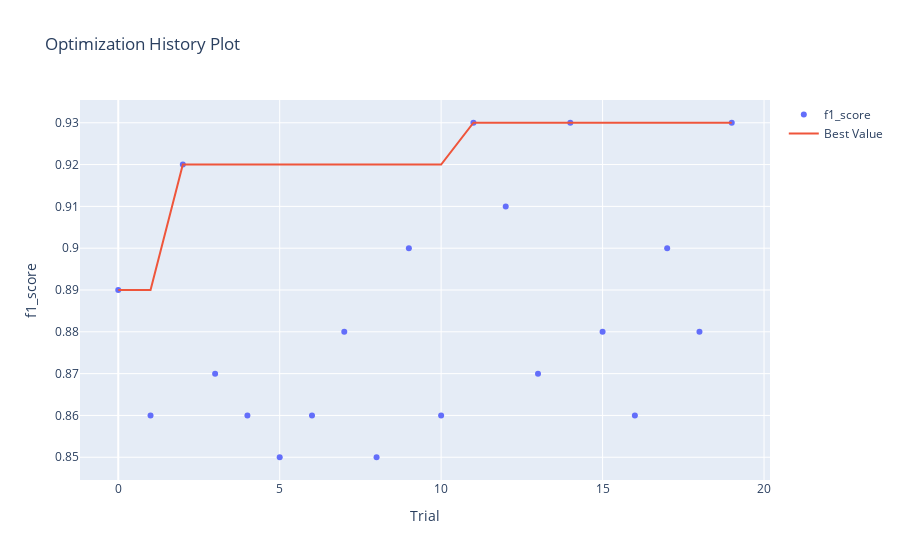

Notebook code for this chart:
### Markdown cell above
### Задания 6,7,8

### Code cell
import optuna
# реализуйте оптимизацию гиперпараметров с помощью Optuna
def optuna_rf(trial):
  # задаем пространства поиска гиперпараметров
  n_estimators = trial.suggest_int('n_estimators', 100, 200, 1)
  max_depth = trial.suggest_int('max_depth', 10, 30, 1)
  min_samples_leaf = trial.suggest_int('min_samples_leaf', 2, 10, 1)

  # создаем модель
  model_rf = ensemble.RandomForestClassifier(n_estimators=n_estimators,
                                          max_depth=max_depth,
                                          min_samples_leaf=min_samples_leaf,
                                          random_state=42)
  # обучаем модель
  model_rf.fit(X_train_scaled, y_train)
  score = metrics.f1_score(y_train, model_rf.predict(X_train_scaled)).round(2)

  return score

# cоздаем объект исследования
# можем напрямую указать, что нам необходимо максимизировать метрику direction="maximize"
study = optuna.create_study(study_name="RandomForestClassifier", direction="maximize")
# ищем лучшую комбинацию гиперпараметров n_trials раз
study.optimize(optuna_rf, n_trials=20)

# рассчитаем точность для тестовой выборки
model = ensemble.RandomForestClassifier(**study.best_params,random_state=42)
model.fit(X_train_scaled, y_train)

y_test_pred = model.predict(X_test_scaled)
print('f1_score на тестовом наборе: {:.2f}'.format(metrics.f1_score(y_test, y_test_pred)))
print("accuracy на тестовом наборе: {:.2f}".format(model.score(X_test_scaled, y_test)))
#визуализируем
optuna.visualization.plot_optimization_history(study, target_name="f1_score")

### Figure 1 — Plotly figure (JSON) as saved in the notebook; plotly's stock layout.template omitted (floating-point values rounded to 4 significant figures)
{"data": [{"mode": "markers", "name": "f1_score", "type": "scatter", "x": [0, 1, 2, 3, 4, 5, 6, 7, 8, 9, 10, 11, 12, 13, 14, 15, 16, 17, 18, 19], "y": [0.89, 0.86, 0.92, 0.87, 0.86, 0.85, 0.86, 0.88, 0.85, 0.9, 0.86, 0.93, 0.91, 0.87, 0.93, 0.88, 0.86, 0.9, 0.88, 0.93]}, {"mode": "lines", "name": "Best Value", "type": "scatter", "x": [0, 1, 2, 3, 4, 5, 6, 7, 8, 9, 10, 11, 12, 13, 14, 15, 16, 17, 18, 19], "y": [0.89, 0.89, 0.92, 0.92, 0.92, 0.92, 0.92, 0.92, 0.92, 0.92, 0.92, 0.93, 0.93, 0.93, 0.93, 0.93, 0.93, 0.93, 0.93, 0.93]}, {"marker": {"color": "#cccccc"}, "mode": "markers", "name": "Infeasible Trial", "showlegend": false, "type": "scatter", "x": [], "y": []}], "layout": {"title": {"text": "Optimization History Plot"}, "xaxis": {"title": {"text": "Trial"}}, "yaxis": {"title": {"text": "f1_score"}}}}
